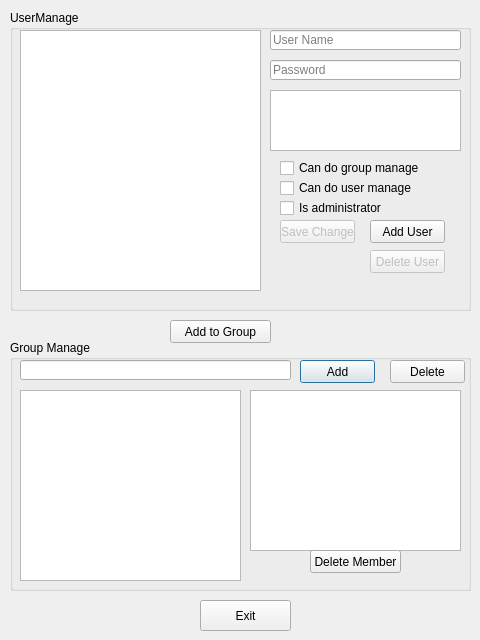
<?xml version="1.0" encoding="UTF-8"?>
<ui version="4.0">
 <class>managerWindow</class>
 <widget class="QDialog" name="managerWindow">
  <property name="geometry">
   <rect>
    <x>0</x>
    <y>0</y>
    <width>480</width>
    <height>640</height>
   </rect>
  </property>
  <property name="windowTitle">
   <string>Dialog</string>
  </property>
  <widget class="QGroupBox" name="groupBox">
   <property name="geometry">
    <rect>
     <x>10</x>
     <y>340</y>
     <width>461</width>
     <height>251</height>
    </rect>
   </property>
   <property name="title">
    <string>Group Manage</string>
   </property>
   <widget class="QLineEdit" name="groupNameBox">
    <property name="geometry">
     <rect>
      <x>10</x>
      <y>20</y>
      <width>271</width>
      <height>20</height>
     </rect>
    </property>
   </widget>
   <widget class="QPushButton" name="addGroup">
    <property name="geometry">
     <rect>
      <x>290</x>
      <y>20</y>
      <width>75</width>
      <height>23</height>
     </rect>
    </property>
    <property name="text">
     <string>Add</string>
    </property>
   </widget>
   <widget class="QPushButton" name="delGroup">
    <property name="geometry">
     <rect>
      <x>380</x>
      <y>20</y>
      <width>75</width>
      <height>23</height>
     </rect>
    </property>
    <property name="text">
     <string>Delete</string>
    </property>
   </widget>
   <widget class="QListWidget" name="groupListWidget">
    <property name="geometry">
     <rect>
      <x>10</x>
      <y>50</y>
      <width>221</width>
      <height>191</height>
     </rect>
    </property>
   </widget>
   <widget class="QListWidget" name="groupMemberList">
    <property name="geometry">
     <rect>
      <x>240</x>
      <y>50</y>
      <width>211</width>
      <height>161</height>
     </rect>
    </property>
   </widget>
   <widget class="QPushButton" name="deleteMember">
    <property name="geometry">
     <rect>
      <x>300</x>
      <y>210</y>
      <width>91</width>
      <height>23</height>
     </rect>
    </property>
    <property name="text">
     <string>Delete Member</string>
    </property>
   </widget>
  </widget>
  <widget class="QGroupBox" name="groupBox_2">
   <property name="geometry">
    <rect>
     <x>10</x>
     <y>10</y>
     <width>461</width>
     <height>301</height>
    </rect>
   </property>
   <property name="title">
    <string>UserManage</string>
   </property>
   <widget class="QListWidget" name="userListWidget">
    <property name="geometry">
     <rect>
      <x>10</x>
      <y>20</y>
      <width>241</width>
      <height>261</height>
     </rect>
    </property>
   </widget>
   <widget class="QLineEdit" name="usernameBox">
    <property name="geometry">
     <rect>
      <x>260</x>
      <y>20</y>
      <width>191</width>
      <height>20</height>
     </rect>
    </property>
    <property name="placeholderText">
     <string>User Name</string>
    </property>
   </widget>
   <widget class="QLineEdit" name="passwdBox">
    <property name="geometry">
     <rect>
      <x>260</x>
      <y>50</y>
      <width>191</width>
      <height>20</height>
     </rect>
    </property>
    <property name="echoMode">
     <enum>QLineEdit::Password</enum>
    </property>
    <property name="placeholderText">
     <string>Password</string>
    </property>
   </widget>
   <widget class="QCheckBox" name="cbCanGroupMG">
    <property name="geometry">
     <rect>
      <x>270</x>
      <y>150</y>
      <width>171</width>
      <height>16</height>
     </rect>
    </property>
    <property name="text">
     <string>Can do group manage</string>
    </property>
   </widget>
   <widget class="QCheckBox" name="cbCanUserMg">
    <property name="geometry">
     <rect>
      <x>270</x>
      <y>170</y>
      <width>171</width>
      <height>16</height>
     </rect>
    </property>
    <property name="text">
     <string>Can do user manage</string>
    </property>
   </widget>
   <widget class="QCheckBox" name="cbIsRoot">
    <property name="geometry">
     <rect>
      <x>270</x>
      <y>190</y>
      <width>181</width>
      <height>16</height>
     </rect>
    </property>
    <property name="text">
     <string>Is administrator</string>
    </property>
   </widget>
   <widget class="QPushButton" name="addUser">
    <property name="geometry">
     <rect>
      <x>360</x>
      <y>210</y>
      <width>75</width>
      <height>23</height>
     </rect>
    </property>
    <property name="text">
     <string>Add User</string>
    </property>
   </widget>
   <widget class="QPushButton" name="deleteUser">
    <property name="enabled">
     <bool>false</bool>
    </property>
    <property name="geometry">
     <rect>
      <x>360</x>
      <y>240</y>
      <width>75</width>
      <height>23</height>
     </rect>
    </property>
    <property name="text">
     <string>Delete User</string>
    </property>
   </widget>
   <widget class="QPushButton" name="modifyUser">
    <property name="enabled">
     <bool>false</bool>
    </property>
    <property name="geometry">
     <rect>
      <x>270</x>
      <y>210</y>
      <width>75</width>
      <height>23</height>
     </rect>
    </property>
    <property name="text">
     <string>Save Change</string>
    </property>
   </widget>
   <widget class="QTextEdit" name="userInfoBox">
    <property name="geometry">
     <rect>
      <x>260</x>
      <y>80</y>
      <width>191</width>
      <height>61</height>
     </rect>
    </property>
    <property name="html">
     <string>&lt;!DOCTYPE HTML PUBLIC &quot;-//W3C//DTD HTML 4.0//EN&quot; &quot;http://www.w3.org/TR/REC-html40/strict.dtd&quot;&gt;
&lt;html&gt;&lt;head&gt;&lt;meta name=&quot;qrichtext&quot; content=&quot;1&quot; /&gt;&lt;style type=&quot;text/css&quot;&gt;
p, li { white-space: pre-wrap; }
&lt;/style&gt;&lt;/head&gt;&lt;body style=&quot; font-family:'SimSun'; font-size:9pt; font-weight:400; font-style:normal;&quot;&gt;
&lt;p style=&quot;-qt-paragraph-type:empty; margin-top:0px; margin-bottom:0px; margin-left:0px; margin-right:0px; -qt-block-indent:0; text-indent:0px;&quot;&gt;&lt;/p&gt;&lt;/body&gt;&lt;/html&gt;</string>
    </property>
   </widget>
  </widget>
  <widget class="QPushButton" name="addGroupMember">
   <property name="geometry">
    <rect>
     <x>170</x>
     <y>320</y>
     <width>101</width>
     <height>23</height>
    </rect>
   </property>
   <property name="text">
    <string>Add to Group</string>
   </property>
  </widget>
  <widget class="QPushButton" name="pushButton">
   <property name="geometry">
    <rect>
     <x>200</x>
     <y>600</y>
     <width>91</width>
     <height>31</height>
    </rect>
   </property>
   <property name="text">
    <string>Exit</string>
   </property>
  </widget>
 </widget>
 <tabstops>
  <tabstop>usernameBox</tabstop>
  <tabstop>passwdBox</tabstop>
  <tabstop>userInfoBox</tabstop>
  <tabstop>cbCanGroupMG</tabstop>
  <tabstop>cbCanUserMg</tabstop>
  <tabstop>cbIsRoot</tabstop>
  <tabstop>addUser</tabstop>
  <tabstop>modifyUser</tabstop>
  <tabstop>deleteUser</tabstop>
  <tabstop>addGroupMember</tabstop>
  <tabstop>groupNameBox</tabstop>
  <tabstop>addGroup</tabstop>
  <tabstop>delGroup</tabstop>
  <tabstop>deleteMember</tabstop>
  <tabstop>groupMemberList</tabstop>
  <tabstop>groupListWidget</tabstop>
  <tabstop>userListWidget</tabstop>
  <tabstop>pushButton</tabstop>
 </tabstops>
 <resources/>
 <connections/>
</ui>
